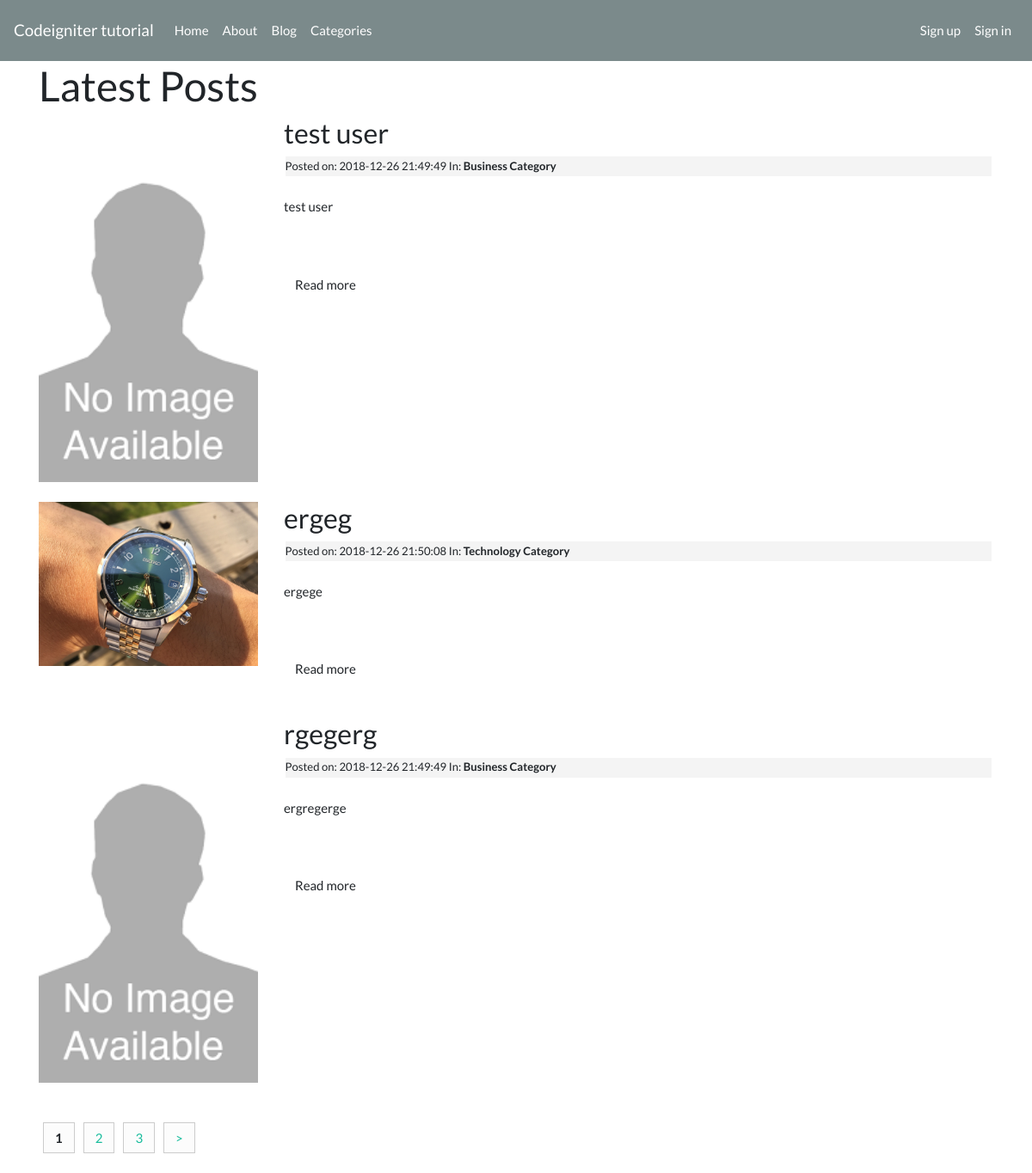
/posts/index, run on the app's committed database.
### tables this page shows
CREATE TABLE IF NOT EXISTS `posts` (
  `id` int(11) NOT NULL AUTO_INCREMENT,
  `title` varchar(255) NOT NULL,
  `slug` varchar(255) NOT NULL,
  `body` text NOT NULL,
  `post_image` varchar(255) NOT NULL,
  `category_id` int(11) NOT NULL,
  `user_id` int(11) NOT NULL,
  `created_at` timestamp NOT NULL DEFAULT CURRENT_TIMESTAMP,
  PRIMARY KEY (`id`),
  UNIQUE KEY `slug` (`slug`),
  KEY `FK_posts_categories` (`category_id`),
  KEY `FK_posts_users` (`user_id`),
  CONSTRAINT `FK_posts_categories` FOREIGN KEY (`category_id`) REFERENCES `categories` (`id`),
  CONSTRAINT `FK_posts_users` FOREIGN KEY (`user_id`) REFERENCES `users` (`id`)
);

CREATE TABLE IF NOT EXISTS `categories` (
  `id` int(11) NOT NULL AUTO_INCREMENT,
  `name` varchar(255) NOT NULL,
  `created_at` timestamp NOT NULL DEFAULT CURRENT_TIMESTAMP,
  PRIMARY KEY (`id`)
);

### application/controllers/Posts.php (called while the page is built, shortened)
<?php
class Posts extends CI_Controller
{
    public function index($offset = 0)
    {
        $data['title'] = 'Latest Posts';
        $config['per_page'] = 3;
        $data['posts'] = $this->post_model->get_posts(false, $config['per_page'], $offset);
        $this->load->view('templates/header');
        $this->load->view("posts/index", $data);
        $this->load->view('templates/footer');
    }
}

### index.php (called while the page is built, shortened)
<?php
require_once BASEPATH.'core/CodeIgniter.php';

### application/models/Post_model.php (called while the page is built, shortened)
<?php
class Post_model extends CI_Model
{
    public function get_posts($slug = false, $limit = false, $offset = false)
    {
        if ($limit) {
            $this->db->limit($limit, $offset);
        }
        if ($slug === false) {
            $this->db->order_by('posts.created_at', 'DESC');
            $this->db->join('categories', 'categories.id = posts.category_id');
            $query = $this->db->get('posts');
            return $query->result_array();
        }
        $query = $this->db->get_where('posts', array('slug' => $slug));
        return $query->row_array();
    }
}

### application/views/posts/index.php (the view)
<h1><?= $title ?></h1>
<?php foreach ($posts as $post): ?>
    <div class="row">
        <div class="col-md-3">
            <img class="post-image" src="<?= site_url('assets/images/posts/' . $post['post_image'])?>" alt="">
        </div>
        <div class="col-md-9">
            <h3><?= $post['title'] ?></h3>
            <small class="post-date">Posted on: <?= $post['created_at']?> In: <strong><?= ucfirst($post['name']) . ' Category' ?></strong></small><br>
            <?= word_limiter($post['body'], 50) ?><br><br>
            <p><a class="btn btn-default" href="<?= site_url('/posts/' . $post['slug'])?>">Read more</a></p>
        </div>
    </div>
    <br>
<?php endforeach; ?>
<div class="pagination-links">
    <?= $this->pagination->create_links(); ?>
</div>

### application/views/templates/header.php (shortened to what this page needs)
<html>
        <link rel="stylesheet" href="https://bootswatch.com/4/flatly/bootstrap.min.css">
        <link rel="stylesheet" href="<?= base_url() . 'assets/css/style.css'?>">
    <body>
    <nav class="navbar navbar-expand-lg navbar-dark bg-dark">
        <a class="navbar-brand" href="<?= base_url('/')?>">Codeigniter tutorial</a>
        <div class="collapse navbar-collapse" id="navbarColor02">
            <ul class="navbar-nav mr-auto">
                <li class="nav-item">
                    <a class="nav-link" href="<?= base_url('/')?>">Home</a>
                </li>
                <li class="nav-item">
                    <a class="nav-link" href="<?= base_url('/about')?>">About</a>
                </li>
                <li class="nav-item">
                    <a class="nav-link" href="<?= base_url('/posts/index')?>">Blog</a>
                </li>
                <li class="nav-item">
                    <a class="nav-link" href="<?= base_url('/categories')?>">Categories</a>
                </li>
            </ul>
            <ul class="nav navbar-nav navbar-right">
                <?php if (!$this->session->userdata('logged_in')) : ?>
                    <li class="nav-item">
                        <a class="nav-link" href="<?= base_url('/users/sign_up')?>">Sign up</a>
                    </li>
                    <li class="nav-item">
                        <a class="nav-link" href="<?= base_url('/users/sign_in')?>">Sign in</a>
                    </li>
                <?php endif; ?>
            </ul>
        </div>
    </nav>
    <div class="container">

### application/views/templates/footer.php (shortened to what this page needs)
        </div>
    </body>
</html>

### assets/css/style.css (style rules this page uses)
.post-date { display: block; background: #f4f4f4; margin: 0.1rem; padding: 0.1rem 0; }
.post-image { width: 100%; }
.pagination-links { margin: 30px 0; }
.pagination-links strong, .pagination-link { margin: 5px; padding: 8px 13px; border: 1px solid #CCC; background: #FCFCFC; }

### data on the page
posts: post_image (placeholder picture), title "test user", category.created_at "2018-12-26 21:49:49", category.name "Business", body "test user"
posts: post_image (picture), title "ergeg", category.created_at "2018-12-26 21:50:08", category.name "Technology", body "ergege"
posts: post_image (placeholder picture), title "rgegerg", category.created_at "2018-12-26 21:49:49", category.name "Business", body "ergregerge"

### other printed values
$title "Latest Posts"
$this->pagination->create_links() "1 2 3 >"
